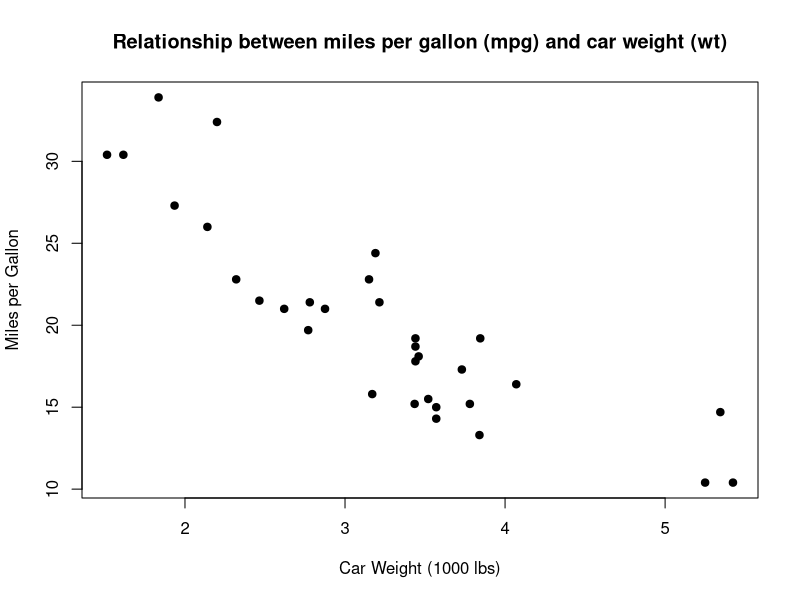
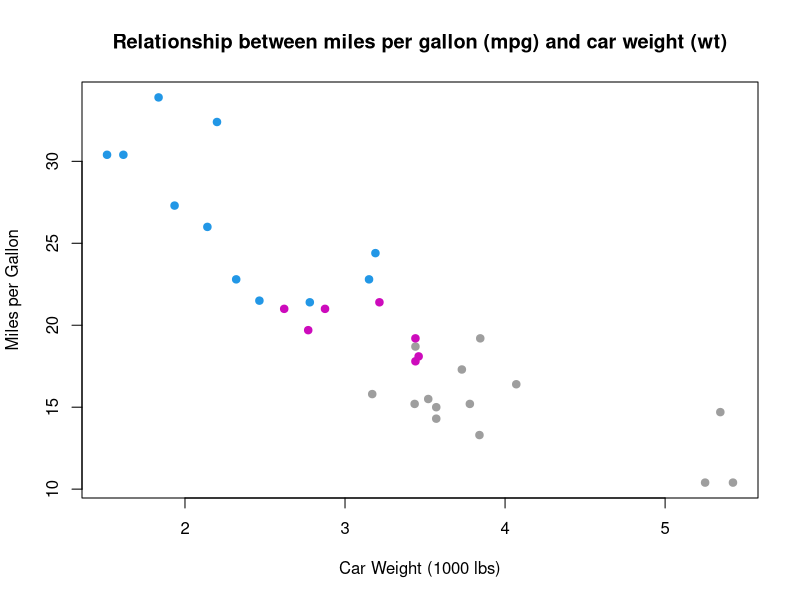
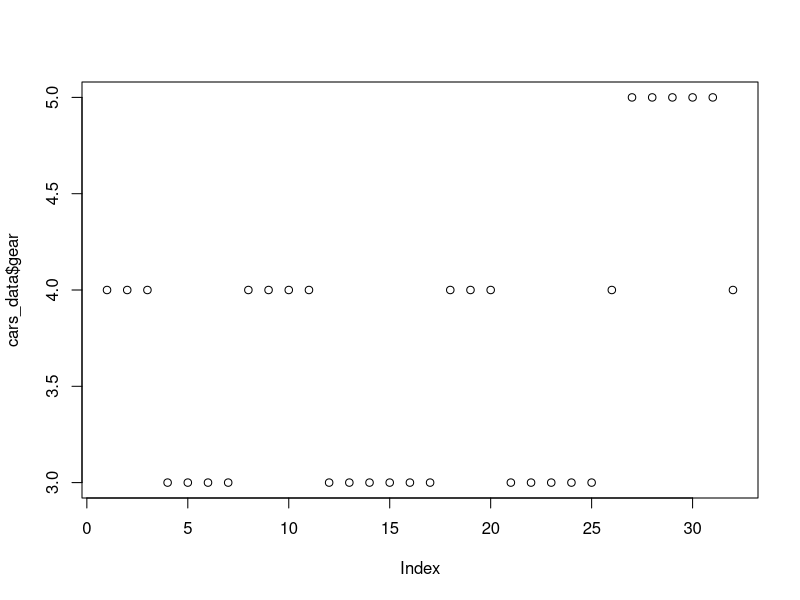
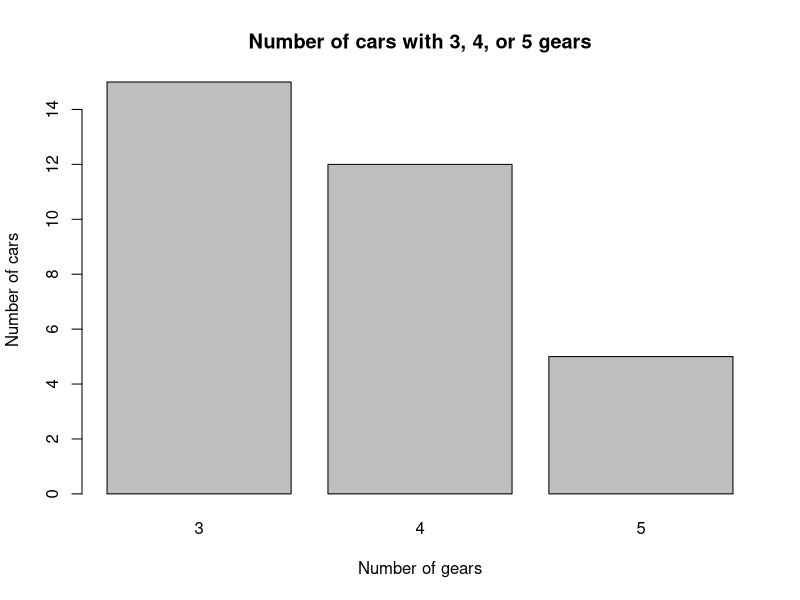
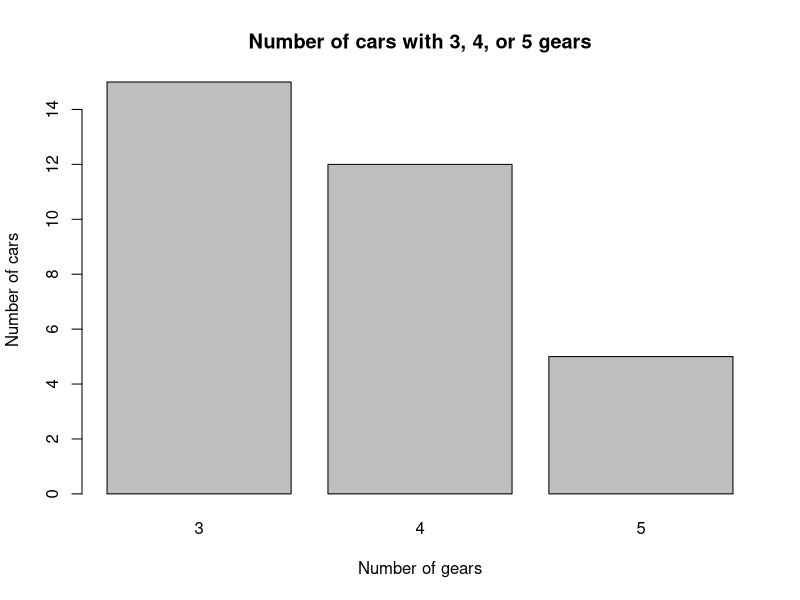
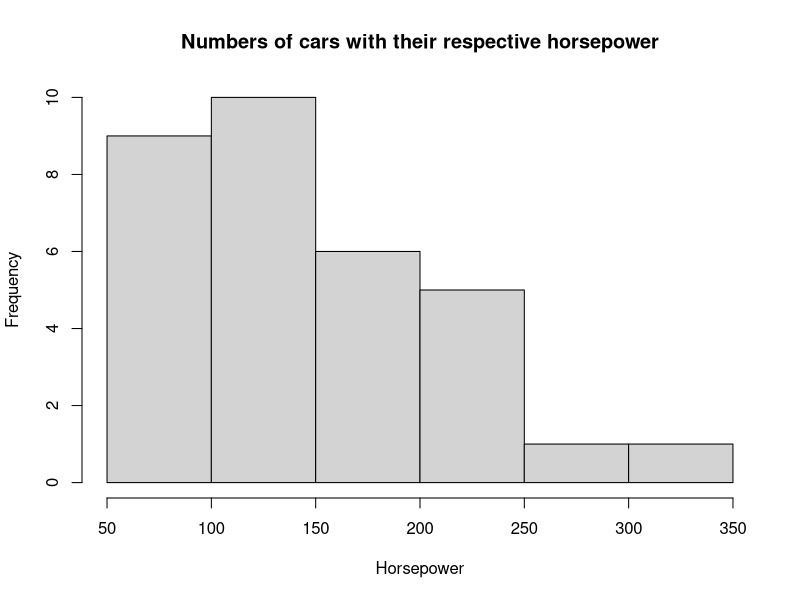

The R script that drew these images, in order:
## ---- chunk 1
# We want to do calculation
10+2

# This gives you the result. But if you want to access it again, you can't because you don't know how to call them

# This is where object is useful. You assign a name to the value and every time you want to access this value, you can just type the name

addition = 10 + 2

# Call the object
addition

# Integrating it with other calculation
substraction = addition - 5

substraction
## ---- chunk 2
class(1) # class is a function to check the type of an object
## ---- chunk 3
class(1.5)
## ---- chunk 4
class("hello, how are you?")
## ---- chunk 5
create_vector = c(1, 2, 3, 4, 5)

create_vector

class(create_vector)
## ---- chunk 6
vector_2 = 1:10

vector_2
## ---- chunk 7
vector_3 = sample(1:100, 15, replace = TRUE)

vector_3
## ---- chunk 8
set.seed(0)
vector_4 = sample(1:100, 20, replace = TRUE)

vector_4
## ---- chunk 9
# See the inside of vector_4
vector_4

# Accessing the second element of vector_4
vector_4[2]
## ---- chunk 10
vector_4[c(2:5)]
## ---- chunk 11
length(vector_4)
## ---- chunk 12
# Checking vector_4
vector_4

# Add a new value to vector_4 and store it to vector_5
vector_5 = vector_4 # copying everything in vector_4 to vector_5

# Check vector_5
vector_5

# Add a new value to vector_5
vector_5[21] = 70

vector_5

# How is it different from vector_4
vector_4
## ---- chunk 13
double_elm = vector_5*2

# Before multiplication
vector_5

# After multiplication
double_elm
## ---- chunk 14
division_5 = vector_5/5

# Before division
vector_5

# After division
division_5
## ---- chunk 15
addition_4 = vector_5 + 4

# Before addition
vector_5

# After addition
addition_4
## ---- chunk 16
subs_4 = vector_5 - 4

# Before subtraction
vector_5

# After subtraction
subs_4
## ---- chunk 17
setwd(dir = "C:/Users/firza/Documents/Course_Tree_improvement")
## ---- chunk 18
getwd()
## ---- chunk 19
# Import a sample data frame
rust_data = read.table(file = "B4est_test1_LectureJ13_J14_commented.txt",
                       header = TRUE,
                       sep = "\t",
                       dec = ",",
                       quote = "\"")

# See the documentation of read.table
help("read.table")

class(rust_data)
## ---- chunk 20
# accessing the genotype column
vector_genotype = rust_data$Genotype

class(vector_genotype)
## ---- chunk 21
head(rust_data)
## ---- chunk 22
head(rust_data, n = 10)
## ---- chunk 23
tail(rust_data, n = 10)
## ---- chunk 24
dim(rust_data)
## ---- chunk 25
colnames(rust_data)
## ---- chunk 26
vector_latent = rust_data[ , 6]

head(vector_latent)
## ---- chunk 27
row_4_data = rust_data[4, 6]

row_4_data
## ---- chunk 28
row_4_vars = rust_data[4, ]

row_4_vars
## ---- chunk 29
rust_data$Laten_24.02.15_gp[4]
## ---- chunk 30
vector_lat = rust_data$Laten_24.02.15_gp

head(vector_lat)
## ---- chunk 31
col_slice_data = rust_data[, c(6:11)]

head(col_slice_data)
## ---- chunk 32
col_subset_data = subset(rust_data, select = c("Laten_24.02.15_gp",
                                               "NbSS_24.02.15_gp",
                                               "NbSO_24.02.15_gp", 
                                               "NbPtN_24.02.15_gp"))

head(col_subset_data)
## ---- chunk 33
col_subset = subset(rust_data, select = c("Genotype",
                                          "Laten_24.02.15_gp",
                                          "NbSS_24.02.15_gp",
                                          "NbSO_24.02.15_gp",
                                          "NbPtN_24.02.15_gp"))

col_subset
## ---- chunk 34
test1_09AX27 = rust_data[which(rust_data$Strain == "09AX27"), ]

head(test1_09AX27)

# There are only 840 observations in this subset
dim(test1_09AX27)

# While there are 2520 observations in the original data frame
dim(rust_data)
## ---- chunk 35
class(rust_data$Genotype)

class(rust_data$Laten_24.02.15_gp)
## ---- chunk 36
str(rust_data)
## ---- chunk 37
# Checking the current column names
names(rust_data)

# If we want to change the names of Laten_24.02.15_gp
names(rust_data)[names(rust_data) == "Laten_24.02.15_gp"] = "Latent_period"

# Now you can see that the colname Laten_24.02.15_gp has been changed into latent_period
head(rust_data)
## ---- chunk 38
# Checking the current colnames
names(rust_data)

# Renaming the columns "NbSS_24.02.15_gp" until "Com_24.02.15_gp"
# First you make a list of the new names
# The order in the list should be the same as the order in names(rust_data)
new_names = c("Spore_number_1", "Spore_number_2", "Black_points",
              "Spore_size", "Comment")

# Selecting the columns you want to rename using their index
# Assigning the new_names list into that selection
names(rust_data)[7:12] = new_names

# Checking the data again. The colnames must've changed by now
head(rust_data)
## ---- chunk 39
# Checking the column names
names(test1_09AX27)

# Sorting based on genotypes names
sort_genot = test1_09AX27[order(test1_09AX27$Genotype),]

# See the difference
# Before sorting
head(test1_09AX27)

# After sorting
head(sort_genot)
## ---- chunk 40
# Sorting based on latent period
sort_latent = test1_09AX27[order(-test1_09AX27$Laten_24.02.15_gp),]

# Check the results
head(sort_latent)
## ---- chunk 41
mean(test1_09AX27$Laten_24.02.15_gp)
## ---- chunk 42
median(test1_09AX27$Laten_24.02.15_gp)
## ---- chunk 43
sd(test1_09AX27$Laten_24.02.15_gp)
## ---- chunk 44
max(test1_09AX27$Laten_24.02.15_gp)

min(test1_09AX27$Laten_24.02.15_gp)
## ---- chunk 45
summary(test1_09AX27)
## ---- chunk 46
library(ggplot2)
## ---- chunk 47
cars_data = mtcars
## ---- chunk 48
help(mtcars)
## ---- chunk 49
plot(x = cars_data$wt, y= cars_data$mpg, 
     main = "Relationship between miles per gallon (mpg) and car weight (wt)",
     xlab = "Car Weight (1000 lbs)", ylab = "Miles per Gallon",
     pch = 19)
## ---- chunk 50
plot(x = cars_data$wt, y= cars_data$mpg, 
     main = "Relationship between miles per gallon (mpg) and car weight (wt)",
     xlab = "Car Weight (1000 lbs)", ylab = "Miles per Gallon",
     pch = 19,
     col = cars_data$cyl)
## ---- chunk 51
str(cars_data)
## ---- chunk 52
plot(x = cars_data$gear)
## ---- chunk 53
cars_data$gear = as.factor(cars_data$gear)

str(cars_data)

# Checking the total number of gear categories
levels(cars_data$gear)
## ---- chunk 54
plot(x = cars_data$gear,
     main = "Number of cars with 3, 4, or 5 gears",
     xlab = "Number of gears", ylab = "Number of cars")
## ---- chunk 55
barplot(height = table(cars_data$gear),
        main = "Number of cars with 3, 4, or 5 gears",
        xlab = "Number of gears", ylab = "Number of cars")
## ---- chunk 56
hist(x = cars_data$hp,
     main = "Numbers of cars with their respective horsepower",
     xlab = "Horsepower", ylab = "Frequency")
